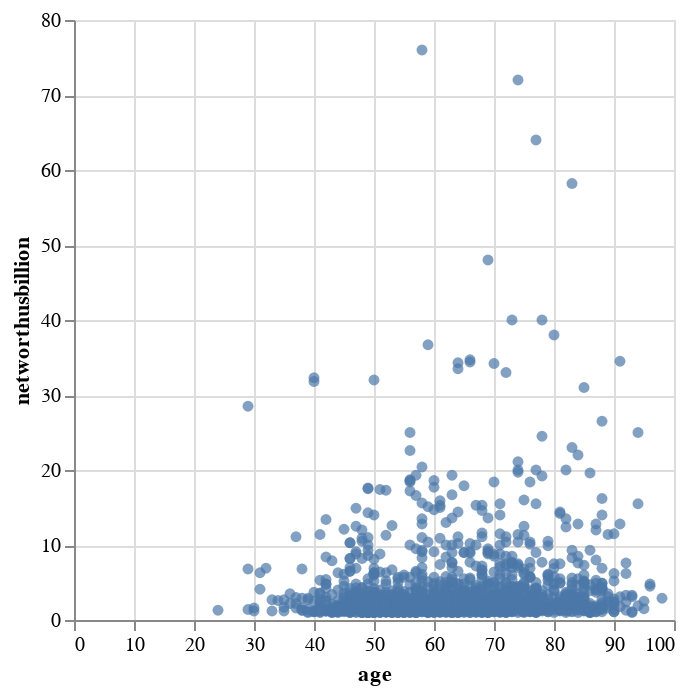

Notebook code cell kept with this figure:
### Code cell
# looked up how to do altair https://altair-viz.github.io/user_guide/data.html

import altair as alt

alt.Chart(df).mark_circle().encode(
    x='age',
    y='networthusbillion'
)

### Figure 1 — Vega-Lite specification as saved in the notebook (floating-point values rounded to 4 significant figures; data arrays with more than 128 entries replaced by an {"elided": "..."} marker saying what was removed)
{"config": {"view": {"continuousWidth": 300, "continuousHeight": 300}}, "data": {"name": "data-90c99557c852d48a416f03ba6d508566"}, "mark": {"type": "circle"}, "encoding": {"x": {"field": "age", "type": "quantitative"}, "y": {"field": "networthusbillion", "type": "quantitative"}}, "$schema": "https://vega.github.io/schema/vega-lite/v6.1.0.json", "datasets": {"data-90c99557c852d48a416f03ba6d508566": {"elided": "1653 records"}}}
